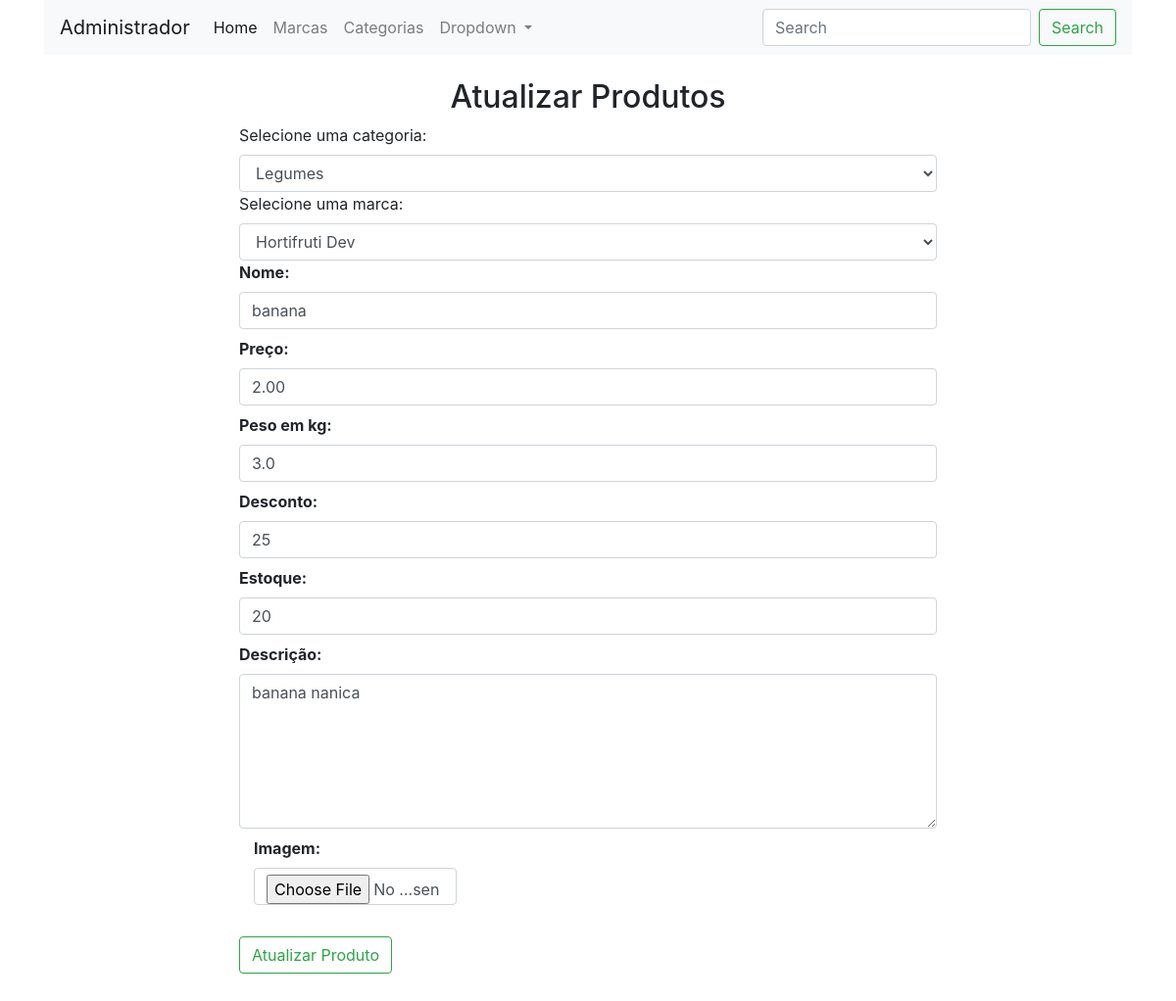
The page /updateproduto/2 (signed in) on the database as committed earlier.
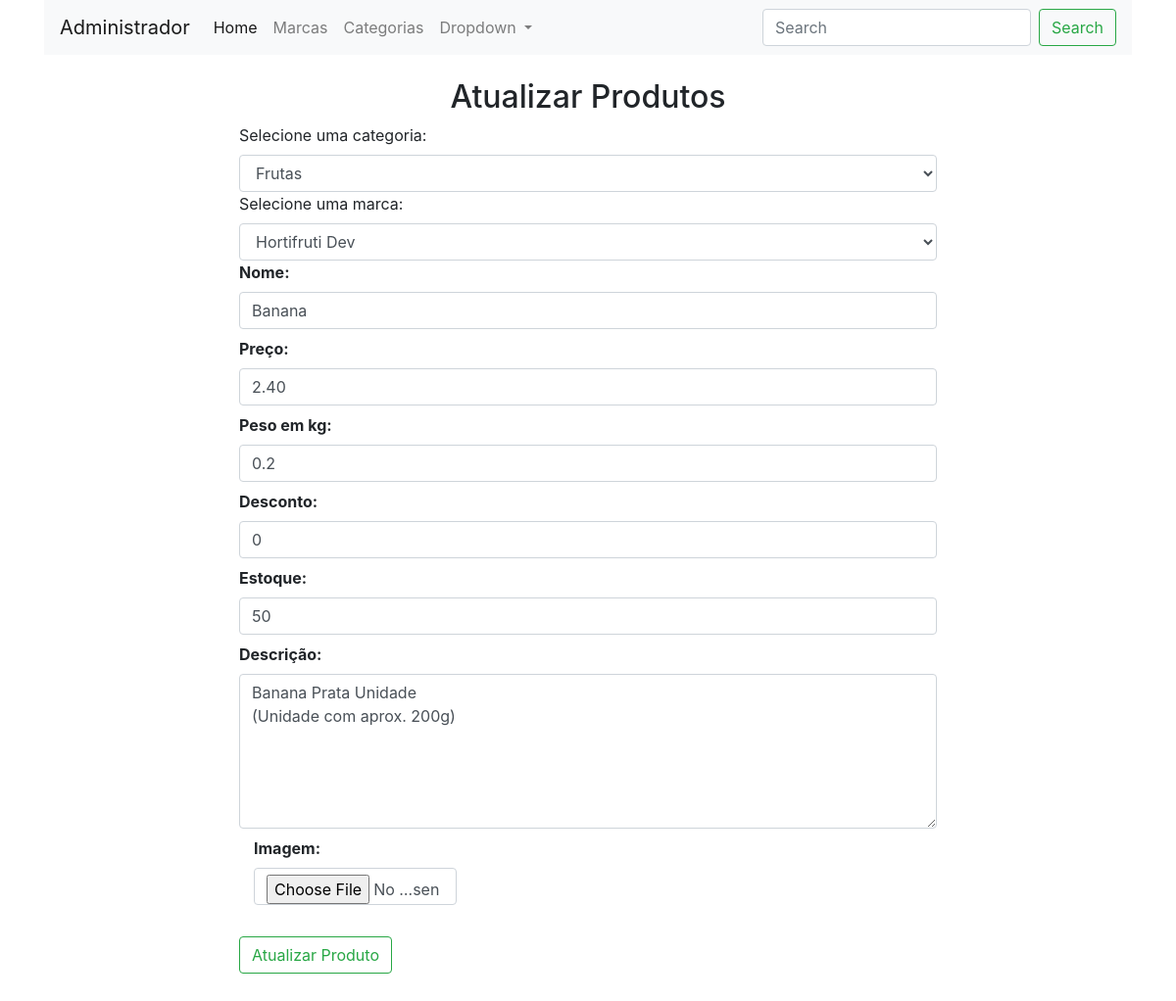
The same page on the database as committed later.
### loja/produtos/models.py (models this page shows, shortened)
class Categoria(db.Model):
    id = db.Column(db.Integer, primary_key=True)
    name = db.Column(db.String(30),nullable=False,unique=True)

class Produto(db.Model):
    id = db.Column(db.Integer, primary_key=True)
    name = db.Column(db.String(80), nullable=False)
    price = db.Column(db.Numeric(10,2), nullable=False)
    discount = db.Column(db.Integer, default=0)
    stock = db.Column(db.Integer, nullable=False)
    weight= db.Column(db.Float, nullable=False)
    description= db.Column(db.Text, nullable=False)
    pub_date = db.Column(db.DateTime, nullable=False, default=datetime.utcnow)
    marca_id = db.Column(db.Integer, db.ForeignKey('marca.id'),nullable=False)
    marca = db.relationship('Marca', backref=db.backref('marcas', lazy=True))
    categoria_id = db.Column(db.Integer, db.ForeignKey('categoria.id'),nullable=False)
    categoria = db.relationship('Categoria', backref=db.backref('categorias', lazy=True))
    image= db.Column(db.String(150), nullable=True, default='image.jpg')

### loja/produtos/rotas.py (the view, shortened to what this page needs)
@app.route('/updateproduto/<int:id>', methods=['GET', 'POST'])
def updateproduto(id):
    if 'email' not in session:
        flash(f'Realize o login!','danger')
        return redirect(url_for('login'))
    marcas = Marca.query.all()
    categorias = Categoria.query.all()
    produto = Produto.query.get_or_404(id)
    marca= request.form.get('marca')
    categoria= request.form.get('categoria')
    form= Addprodutos(request.form)
    form.name.data = produto.name
    form.price.data = produto.price
    form.description.data = produto.description
    form.stock.data = produto.stock
    form.weight.data = produto.weight
    form.discount.data = produto.discount
    return render_template('/produtos/updateproduto.html',title='Atualizar Produtos', form=form, marcas=marcas, categorias=categorias, produto=produto)

### loja/produtos/forms.py
class Addprodutos(Form):
    name = StringField('Nome:', [validators.DataRequired()])
    price = DecimalField('Preço:', [validators.DataRequired()])
    weight = FloatField('Peso em kg:', [validators.DataRequired()])
    discount = IntegerField('Desconto:', [validators.DataRequired()])
    stock = IntegerField('Estoque:', [validators.DataRequired()])
    description = TextAreaField('Descrição:', [validators.DataRequired()])
    image = FileField('Imagem:',validators=[FileAllowed(['jpg','png','gif','jpeg'])])

### loja/templates/produtos/updateproduto.html (shortened to what this page needs)
{% extends "layouts.html" %}
{% block content %}
<div class="container">
    <nav class="navbar navbar-expand-lg navbar-light bg-light">
        <a class="navbar-brand" href="#">Administrador</a>
        <div class="collapse navbar-collapse" id="navbarSupportedContent">
          <ul class="navbar-nav mr-auto">
            <li class="nav-item active">
              <a class="nav-link" href="/admin">Home <span class="sr-only">(current)</span></a>
            </li>
            <li class="nav-item">
              <a class="nav-link" href="/marcas">Marcas</a>
            </li>
            <li class="nav-item">
                <a class="nav-link" href="/categorias">Categorias</a>
              </li>
            <li class="nav-item dropdown">
              <a class="nav-link dropdown-toggle" href="#" id="navbarDropdown" role="button" data-toggle="dropdown" aria-haspopup="true" aria-expanded="false">
                Dropdown
              </a>
            </li>
          </ul>
          <form class="form-inline my-2 my-lg-0">
            <input class="form-control mr-sm-2" type="search" placeholder="Search" aria-label="Search">
            <button class="btn btn-outline-success my-2 my-sm-0" type="submit">Search</button>
          </form>
        </div>
      </nav>
</div>
<div class="container">
    <div class="row">
        <div class="col-md-2 "></div>
        <div class="col-md-8 p-4">
            <h2 class="text-center">Atualizar Produtos</h2>
            {% from "_formhelpers.html" import render_field %}
            <form action="" method="POST" enctype="multipart/form-data">
                <label for="categoria">Selecione uma categoria:</label>
                <select name="categoria" id="categoria" class="form-control" required>
                    <option value="{{produto.categoria_id}}">{{produto.categoria.name}}</option>
                </select>
                <label for="marca">Selecione uma marca:</label>
                <select name="marca" id="marca" class="form-control" required>
                    <option value="{{produto.marca_id}}">{{produto.marca.name}}</option>
                </select>
                {{ render_field(form.name, class="form-control", placeholder="Nome do produto")}}
                {{ render_field(form.price, class="form-control", placeholder="Preço do produto")}}
                {{ render_field(form.weight, class="form-control", placeholder="Estoque do produto")}}
                {{ render_field(form.discount, class="form-control", placeholder="Desconto do produto")}}
                {{ render_field(form.stock, class="form-control", placeholder="Estoque do produto")}}
                {{ render_field(form.description, class="form-control", placeholder="Descrição do produto", rows="6")}}
                <div class="container">
                    <div class="row">
                        <div class="col-md-4">
                            {{ render_field(form.image, class="form-control")}}
                        </div>
                    </div>
                </div>
                <button type="submit" class="btn btn-outline-success mt-4 mb-5">Atualizar Produto</button>
            </form>
        </div>
        <div class="col-md-2"></div>
    </div>
</div>
{% endblock content %}

Rows that differ between the two databases and show on the page:
no longer on this page (row unchanged): Categoria: categoria "Legumes"
now on this page (row edited): Categoria: categoria "Frutas"
changed Produto: name "banana" → "Banana"; price "2.00" → "2.40"; weight "3.0" → "0.2"; discount "25" → "0"; stock "20" → "50"; description "banana nanica" → "Banana Prata Unidade (Unidade com aprox. 200g)"
